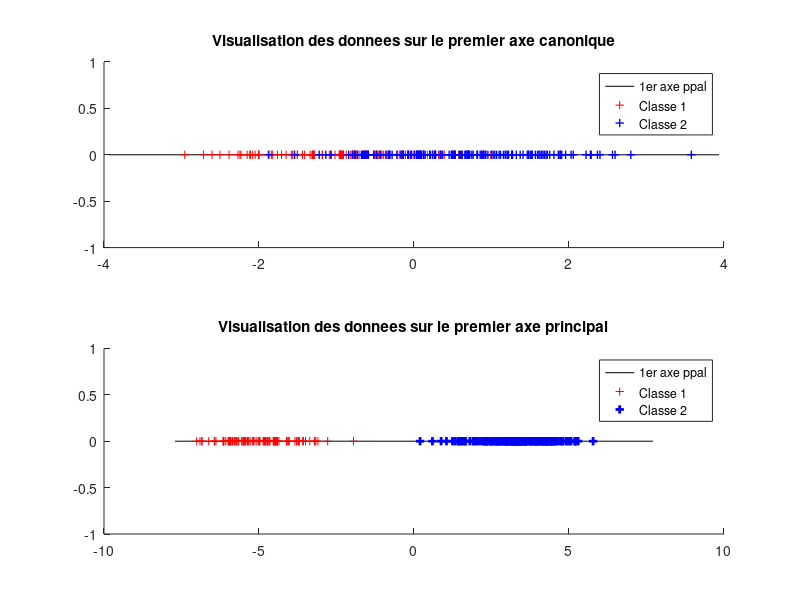
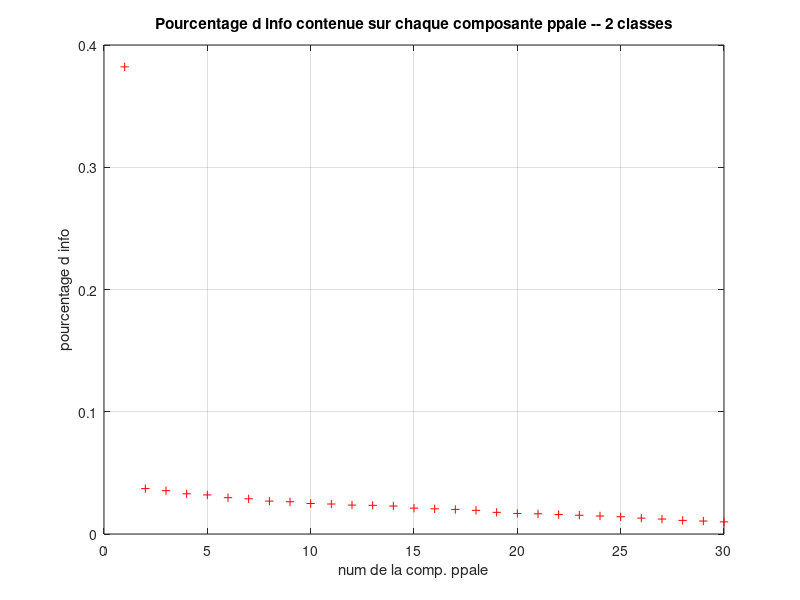
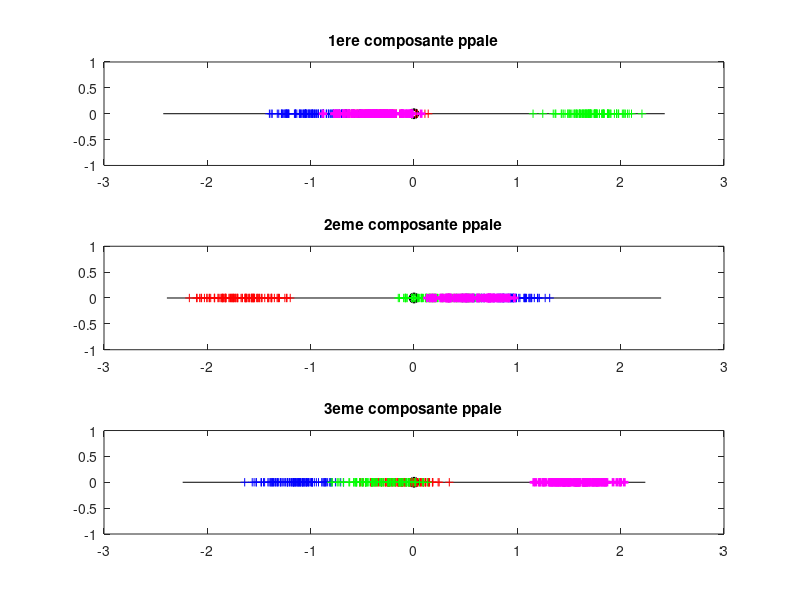
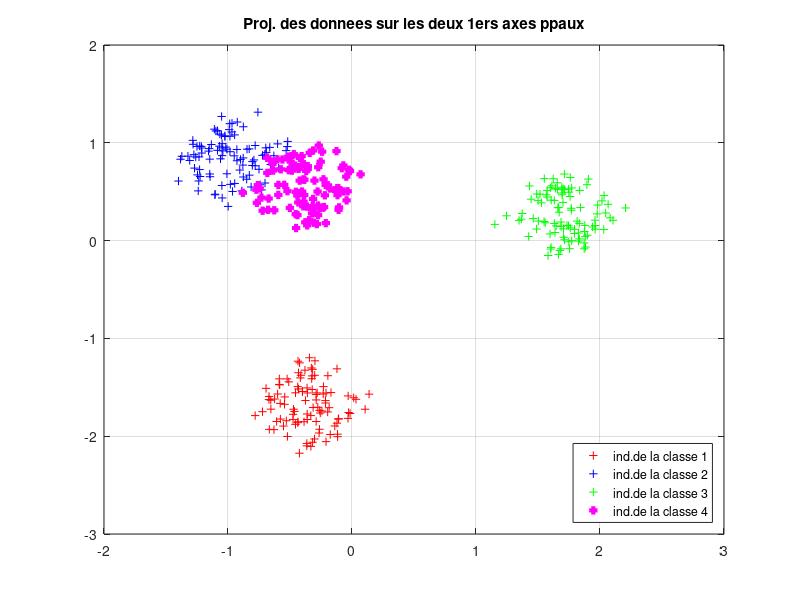

Recreate these plots in MATLAB, in order.
clear variables;close all;clc;

%% Utilisation de l'ACP pour detecter deux classes

% Creation d'un echantillon contenant deux classes que nous allons
% retrouver via l'ACP
nb_indiv1 = 100;nb_indiv2 = 150;nb_indiv = nb_indiv1+nb_indiv2; 
nb_param = 30;
% Creation de la premiere classe autour de l'element moyen -.5*(1 .... 1)
X1 = randn(nb_indiv1,nb_param);X1 = X1 - 0.5*ones(nb_indiv1,1)*ones(1,nb_param);  
% Creation de la premiere classe autour de l'element moyen + (1 .... 1)
X2 = randn(nb_indiv2,nb_param);X2 = X2 + 1*ones(nb_indiv2,1)*ones(1,nb_param); 
% Creation du tableau des donnees (concatenation des deux classes) 
X = [X1;X2]; 


%%%%%%%%%%%%%%%%%%%%%%%%%%%%%%%%%%%%%%%%%%%%%%%%%%%%%%%%%%%%%%%%%%%%%%%%%%%
% CALCULER LA MATRICE DE VARIANCE/COVARIANCE DU TABLEAU DES DONNEES X, ET
% LES AXES PRINCIPAUX. REORDONNER CES AXES PAR ORDRE DECROISSANT DU
% CONTRASTE QU'ILS FOURNISSENT.
% CALCULER LA MATRICE C DE L'ECHANTILLON DANS CE NOUVEAU REPERE.
%%%%%%%%%%%%%%%%%%%%%%%%%%%%%%%%%%%%%%%%%%%%%%%%%%%%%%%%%%%%%%%%%%%%%%%%%%%
X_mean = mean(X);
X_centre = X-X_mean;
sigma = (1/(nb_indiv))*(X_centre')*X_centre;
[W,D] = eig(sigma);
pourcentages = (1/trace(D))*diag(D);
[pourcentages_tries, I]= sort(pourcentages,'descend');
W(:,I);
C = X_centre*W;



%%%%%%%%%%%%%%%%%%%%%%%%%%%%%%%%%%%%%%%%%%%%%%%%%%%%%%%%%%%%%%%%%%%%%%%%%%%
% AFFICHER LA PROJECTION DES INDIVIDUS DE XC SUR LE PREMIER AXE DU REPERE 
% CANONIQUE. LES INDIVIDUS DES DEUX CLASSES DOIVENT ETRE REPRESENTES PAR 
% DEUX COULEURS DIFFERENTES.
% AFFICHER LA PROJECTION DE CES MEMES INDIVIDUS SUR LE PREMIER AXE 
% PRINCIPAL (AVEC A NOUVEAU UNE COULEUR PAR CLASSE).
% COMMENTER.
%%%%%%%%%%%%%%%%%%%%%%%%%%%%%%%%%%%%%%%%%%%%%%%%%%%%%%%%%%%%%%%%%%%%%%%%%%%
figure(1), clf, 
subplot(2,1,1)
hold on,plot([-1.1*max(abs(X_centre(:,1))) 1.1*max(abs(X_centre(:,1)))],[0 0],'k-')
hold on, plot(X_centre([1:nb_indiv1],1),zeros(1,nb_indiv1),'r+',...
    X_centre([nb_indiv1+1:nb_indiv1+nb_indiv2],1),zeros(1,nb_indiv2),'b+','linewidth',1);
grid off
legend('1er axe ppal','Classe 1','Classe 2');
% Affichage des donnees sur la premiere composante canonique :
% les individus de la premiere classe sont en rouge (p. ex), ceux de la 
% seconde classe sont en bleu
title('Visualisation des donnees sur le premier axe canonique')

% Affichage des donnees sur la premiere composante principale : (m�me
% code couleur)
subplot(2,1,2)
hold on,plot([-1.1*max(abs(C(:,1))) 1.1*max(abs(C(:,1)))],[0 0],'k-');
hold on, plot(C([1:nb_indiv1],1),zeros(1,nb_indiv1),'r+',...
    C([nb_indiv1+1:nb_indiv1+nb_indiv2],1),zeros(1,nb_indiv2),'b+','linewidth',2);grid off
title('Visualisation des donnees sur le premier axe principal');
legend('1er axe ppal','Classe 1','Classe 2');


%%%%%%%%%%%%%%%%%%%%%%%%%%%%%%%%%%%%%%%%%%%%%%%%%%%%%%%%%%%%%%%%%%%%%%%%%%%
% AFFICHER UNE FIGURE MONTRANT LE POURCENTAGE D'INFORMATION APPORTEE PAR
% CHAQUE COMPOSANTE PRINCIPALE. 
% EN ABSCISSE DOIT SE TROUVER LE NUMERO DE LA COMPOSANTE OBSERVEE, EN 
% ORDONNEE ON MONTRERA LE POURCENTAGE D'INFO QUE CONTIENT CETTE COMPOSANTE.
% NB : ETANT DONNEE QU'ON A REORDONNE LES AXES PRINCIPAUX DANS L'ORDRE
% DECROISSANT DE L'INFORMATION APPORTEE, LA COURBE DOIT ETRE DECROISSANTE
%%%%%%%%%%%%%%%%%%%%%%%%%%%%%%%%%%%%%%%%%%%%%%%%%%%%%%%%%%%%%%%%%%%%%%%%%%%
figure(2), clf
plot([1:nb_param],pourcentages_tries,'r+'); grid on;
title('Pourcentage d info contenue sur chaque composante ppale -- 2 classes')
xlabel('num de la comp. ppale');ylabel('pourcentage d info');

%% Utilisation de l'ACP pour detecter plusieurs classes

% Dans le fichier 'jeu_de_donnees.mat' se trouvent 4 tableaux des donnees 
% d'individus vivant dans le meme espace. Chacun de ces tableaux 
% represente une classe. On concatene ces tableaux en un unique tableau X, 
% et on va chercher combien de composantes principales il faut prendre en 
% compte afin de detecter toutes les classes
load('quatre_classes.mat')
n1 = size(X1,1);n2 = size(X2,1);n3 = size(X3,1);n4 = size(X4,1);
n = n1+n2+n3+n4;
X = [X1;X2;X3;X4];
nb_param = size(X,2);


%%%%%%%%%%%%%%%%%%%%%%%%%%%%%%%%%%%%%%%%%%%%%%%%%%%%%%%%%%%%%%%%%%%%%%%%%%%
% CALCULER LA MATRICE DE VARIANCE/COVARIANCE DU TABLEAU DES DONNEES X ET
% LES AXES PRINCIPAUX. REORDONNER CES AXES PAR ORDRE DECROISSANT DU
% CONTRASTE QU'ILS FOURNISSENT.
% CALCULER LA MATRICE C DE L'ECHANTILLON DANS CE NOUVEAU REPERE.
%%%%%%%%%%%%%%%%%%%%%%%%%%%%%%%%%%%%%%%%%%%%%%%%%%%%%%%%%%%%%%%%%%%%%%%%%%%

X_mean = mean(X);
X_centre = X-X_mean;
sigma = (1/n)*(X_centre')*X_centre;
[W,D] = eig(sigma);
pourcentages = (1/trace(D))*diag(D);
[pourcentages_tries, I]= sort(pourcentages,'descend');
W = W(:,I);
C = X_centre*W;



%%%%%%%%%%%%%%%%%%%%%%%%%%%%%%%%%%%%%%%%%%%%%%%%%%%%%%%%%%%%%%%%%%%%%%%%%%%
% AFFICHER LA PROJECTION DE XC SUR :
% - LE PREMIER AXE PRINCIPAL
% - LE DEUXIEME AXE PRINCIPAL
% - LE TROISIEME AXE PRINCIPAL
% EN UTILISANT UNE COULEUR PAR CLASSE.
%
% QUESTION 5 RAPPORT :
% COMBIEN DE CLASSES EST-ON CAPABLE DE DETECTER AVEC LA PREMIERE 
% COMPOSANTE, LA DEUXIEME, LA TROISIEME, PUIS LES TROIS ENSEMBLES ?
% NB : VOTRE FIGURE DOIT CORRESPONDRE A LA FIGURE 2(b) DE L'ENONCE.
%
%%%%%%%%%%%%%%%%%%%%%%%%%%%%%%%%%%%%%%%%%%%%%%%%%%%%%%%%%%%%%%%%%%%%%%%%%%%

figure(3),clf
subplot(3,1,1)
plot(0,0,'ko','linewidth',2);
hold on, plot([-1.1*max(abs(C(:,1))) 1.1*max(C(:,1))],[0,0],'k-');
hold on, plot(C([1:n1],1),zeros(1,n1),'r+',...
    C([n1+1:n1+n2],1),zeros(1,n2),'b+',...
    C([n1+n2+1:n3+n2+n1],1),zeros(1,n3),'g+',...
    C([n1+n2+n3+1:n1+n2+n3+n4],1),zeros(1,n4),'m+','linewidth',2);
grid off
title('1ere composante ppale')

subplot(3,1,2)
plot(0,0,'ko','linewidth',2);
hold on, plot([-1.1*max(abs(C(:,2))) 1.1*max(abs(C(:,2)))],[0,0],'k-');
hold on, plot(C([1:n1],2),zeros(1,n1),'r+',...
    C([n1+1:n1+n2],2),zeros(1,n2),'b+',...
    C([n1+n2+1:n3+n2+n1],2),zeros(1,n3),'g+',...
    C([n1+n2+n3+1:n1+n2+n3+n4],2),zeros(1,n4),'m+','linewidth',2);
grid off
title('2eme composante ppale')

subplot(3,1,3)
plot(0,0,'ko','linewidth',2);
hold on, plot([-1.1*max(abs(C(:,3))) 1.1*max(C(:,3))],[0,0],'k-');
hold on, plot(C([1:n1],3),zeros(1,n1),'r+',...
    C([n1+1:n1+n2],3),zeros(1,n2),'b+',...
    C([n1+n2+1:n3+n2+n1],3),zeros(1,n3),'g+',...
    C([n1+n2+n3+1:n1+n2+n3+n4],3),zeros(1,n4),'m+','linewidth',2);
grid off
title('3eme composante ppale')


%%%%%%%%%%%%%%%%%%%%%%%%%%%%%%%%%%%%%%%%%%%%%%%%%%%%%%%%%%%%%%%%%%%%%%%%%%%
% AFFICHER LES DEUX PREMIERES COMPOSANTES PRINCIPALES DE X DANS LE PLAN, 
% PUIS AFFICHER LES TROIS PREMIERES COMPOSANTES PRINCIPALES DE X DANS 
% L'ESPACE. UTILISER UNE COULEUR PAR CLASSE. 
%
% QUESTION 5 RAPPORT :
% COMBIEN DE CLASSES PEUT-ON DETECTER DANS LE PLAN ? DANS L'ESPACE ?
% NB : VOS FIGURES DOIVENT CORRESPONDRE AUX FIGURES 2(c) ET (d) DE L'ENONCE
%
%%%%%%%%%%%%%%%%%%%%%%%%%%%%%%%%%%%%%%%%%%%%%%%%%%%%%%%%%%%%%%%%%%%%%%%%%%%
figure(4), clf,
plot(C([1:n1],1),C([1:n1],2),'r+',...
    C([n1+1:n1+n2],1),C([n1+1:n1+n2],2),'b+',...
    C([n1+n2+1:n3+n2+n1],1),C([n1+n2+1:n3+n2+n1],2),'g+',...
    C([n1+n2+n3+1:n1+n2+n3+n4],1),C([n1+n2+n3+1:n1+n2+n3+n4],2),'m+','linewidth',3);
grid on 
title('Proj. des donnees sur les deux 1ers axes ppaux')
legend('ind.de la classe 1','ind.de la classe 2','ind.de la classe 3','ind.de la classe 4','Location','southeast');

figure(5),clf,
plot3(C([1:n1],1),C([1:n1],2),C([1:n1],3),'r+',...
    C([n1+1:n1+n2],1),C([n1+1:n1+n2],2),C([n1+1:n1+n2],3),'b+',...
    C([n1+n2+1:n3+n2+n1],1),C([n1+n2+1:n3+n2+n1],2),C([n1+n2+1:n3+n2+n1],3),'g+',...
    C([n1+n2+n3+1:n1+n2+n3+n4],1),C([n1+n2+n3+1:n1+n2+n3+n4],2),C([n1+n2+n3+1:n1+n2+n3+n4],3),'m+','linewidth',3);
grid on
title('Proj. des donnees sur 3 1ers axes ppaux')


%%%%%%%%%%%%%%%%%%%%%%%%%%%%%%%%%%%%%%%%%%%%%%%%%%%%%%%%%%%%%%%%%%%%%%%%%%%
% AFFICHER UNE FIGURE MONTRANT LE POURCENTAGE D'INFORMATION APPORTEE PAR
% CHAQUE COMPOSANTE PRINCIPALE. 
% EN ABSCISSE DOIT SE TROUVER LE NUMERO DE LA COMPOSANTE OBSERVEE, EN 
% ORDONNEE ON MONTRERA LE POURCENTAGE D'INFO QUE CONTIENT CETTE COMPOSANTE.
% NB : ETANT DONNEE QU'ON A REORDONNE LES AXES PRINCIPAUX DANS L'ORDRE
% DECROISSANT DE L'INFORMATION APPORTEE, LA COURBE DOIT ETRE DECROISSANTE
%%%%%%%%%%%%%%%%%%%%%%%%%%%%%%%%%%%%%%%%%%%%%%%%%%%%%%%%%%%%%%%%%%%%%%%%%%%
figure(6),clf
plot([1:length(pourcentages_tries)],pourcentages_tries,'r+'); grid on;
title('Pourcentage d info contenue sur chaque composante ppale -- 4 classes')
xlabel('num de la comp. ppale');ylabel('pourcentage d info');


%%%%%%%%%%%%%%%%%%%%%%%%%%%%%%%%%%%%%%%%%%%%%%%%%%%%%%%%%%%%%%%%%%%%%%%%%%%
% COMPARER CETTE FIGURE AVEC LA MEME FIGURE OBTENUE POUR LA CLASSIFICATION
% EN DEUX GROUPES.
%
% QUESTION 5 RAPPORT :
% COMMENTER.
%%%%%%%%%%%%%%%%%%%%%%%%%%%%%%%%%%%%%%%%%%%%%%%%%%%%%%%%%%%%%%%%%%%%%%%%%%%

